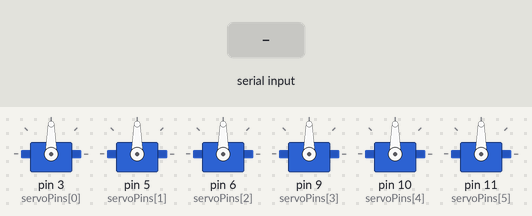
Bench run of a sketch on a simulated Arduino Uno, built with avr-gcc and run on an emulated ATmega328P. Parts: 6 × servo. Inputs (shaded band) come from the test bench.

Above: at 1.2 s.
1.3 s: "<90,45,200>" received over Serial
At 2.8 s:
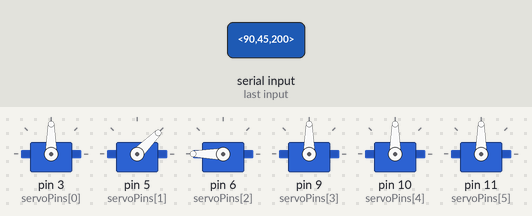
3.5 s: "<30,150,10>" received over Serial
At 5.3 s:
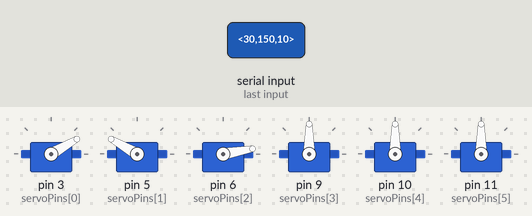
6.5 s: "<90,45>" received over Serial
At 7.9 s:
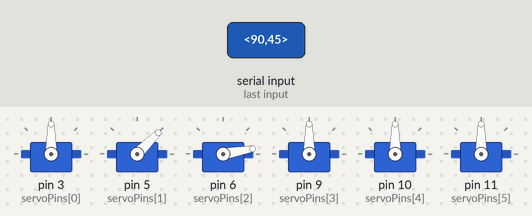
8.9 s: "<30,150>" received over Serial
At 9.36 s:
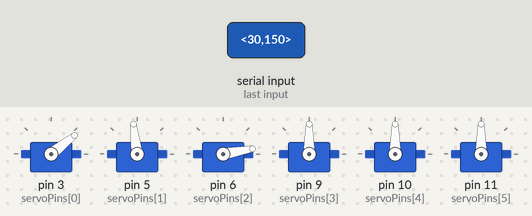
11.3 s: "<5>" received over Serial
At 11.9 s:
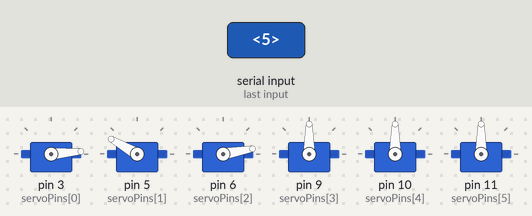
13.0 s: "<90>" received over Serial
At 15.0 s:
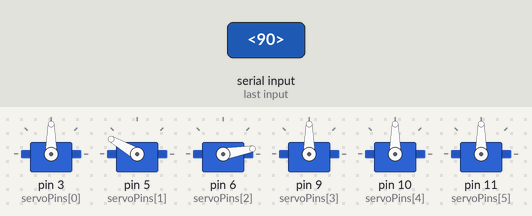
Timing chart, 0 to 16.2 s (numbered marks = the images above; inputs shaded):
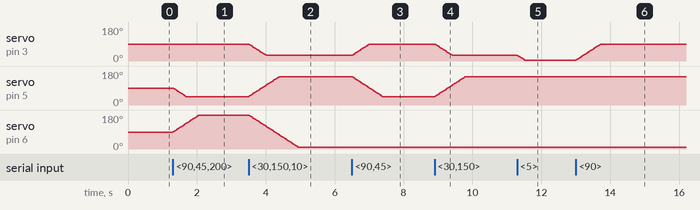

The sketch:

Slave_Arm.ino
```cpp
/*
=========================================================
 Industrial Pick & Place Bilateral Robot Arm
 Slave Arm Controller

 Board      : Arduino UNO
 Language   : Embedded C (Arduino)

 Features
 --------------------------------------------------------
 ✔ Receives joint angles from Master
 ✔ Controls 6 Servo Motors
 ✔ Smooth Servo Motion
 ✔ Packet Validation
 ✔ Ready for Bluetooth / ESP32 / RF Modules
=========================================================
*/

#include <Servo.h>

#define NUM_SERVOS 6

// ------------------------------------------------------
// Servo Pins
// ------------------------------------------------------

const byte servoPins[NUM_SERVOS] =
{
  3,
  5,
  6,
  9,
  10,
  11
};

Servo servo[NUM_SERVOS];

// Current Servo Position
int currentAngle[NUM_SERVOS] =
{
  90,90,90,90,90,90
};

// Target Position
int targetAngle[NUM_SERVOS] =
{
  90,90,90,90,90,90
};

// Incoming Serial Packet
char receivedChars[50];

boolean newData = false;

// ------------------------------------------------------

void setup()
{
    Serial.begin(115200);

    for(int i=0;i<NUM_SERVOS;i++)
    {
        servo[i].attach(servoPins[i]);
        servo[i].write(currentAngle[i]);
    }
}

// ------------------------------------------------------

void loop()
{
    recvPacket();

    if(newData)
    {
        parsePacket();

        newData=false;
    }

    moveSmoothly();
}

// ------------------------------------------------------
// Receive Packet
// Packet Format:
// <90,45,120,80,70,30>
// ------------------------------------------------------

void recvPacket()
{
    static boolean recvInProgress = false;

    static byte index = 0;

    char startMarker='<';
    char endMarker='>';

    char rc;

    while(Serial.available()>0 && newData==false)
    {
        rc=Serial.read();

        if(recvInProgress)
        {
            if(rc!=endMarker)
            {
                receivedChars[index]=rc;
                index++;

                if(index>=sizeof(receivedChars))
                    index=sizeof(receivedChars)-1;
            }
            else
            {
                receivedChars[index]='\0';

                recvInProgress=false;

                index=0;

                newData=true;
            }
        }

        else if(rc==startMarker)
        {
            recvInProgress=true;
        }
    }
}

// ------------------------------------------------------

void parsePacket()
{
    char *token;

    token=strtok(receivedChars,",");

    int i=0;

    while(token!=NULL && i<NUM_SERVOS)
    {
        targetAngle[i]=atoi(token);

        targetAngle[i]=constrain(targetAngle[i],0,180);

        token=strtok(NULL,",");

        i++;
    }
}

// ------------------------------------------------------
// Smooth Servo Motion
// ------------------------------------------------------

void moveSmoothly()
{
    for(int i=0;i<NUM_SERVOS;i++)
    {

        if(currentAngle[i]<targetAngle[i])
        {
            currentAngle[i]++;
        }

        else if(currentAngle[i]>targetAngle[i])
        {
            currentAngle[i]--;
        }

        servo[i].write(currentAngle[i]);

    }

    delay(8);
}
```

Measured:
- after the input at 1.3 s, servo on pin 5 (servoPins[1]): moves from 90° to 45° over 0.38 s, starting at once; servo on pin 6 (servoPins[2]): moves from 90° to 180° over 0.75 s, starting at once
- after the input at 3.5 s, servo on pin 3 (servoPins[0]): moves from 90° to 30° over 0.51 s, starting at once; servo on pin 5 (servoPins[1]): moves from 45° to 150° over 0.89 s, starting at once; servo on pin 6 (servoPins[2]): moves from 180° to 10° over 1.4 s, starting at once
- after the input at 6.5 s, servo on pin 3 (servoPins[0]): moves from 30° to 90° over 0.51 s, starting at once; servo on pin 5 (servoPins[1]): moves from 150° to 45° over 0.88 s, starting at once
- after the input at 8.9 s, servo on pin 3 (servoPins[0]): moves from 90° to 30° over 0.51 s, starting at once; servo on pin 5 (servoPins[1]): moves from 45° to 150° over 0.88 s, starting at once
- after the input at 11.3 s, servo on pin 3 (servoPins[0]): moves from 30° to 5° over 0.20 s, starting at once
- after the input at 13.0 s, servo on pin 3 (servoPins[0]): moves from 5° to 90° over 0.71 s, starting at once
